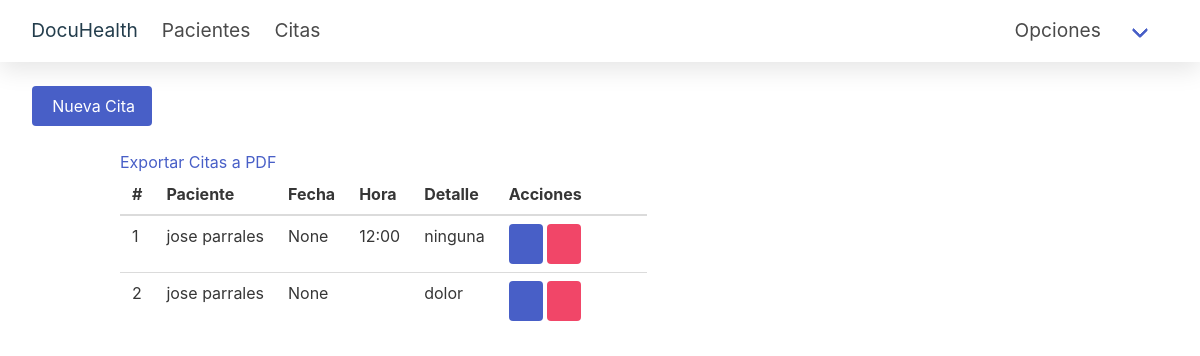
The app's page /quotes/ (signed in), older data.
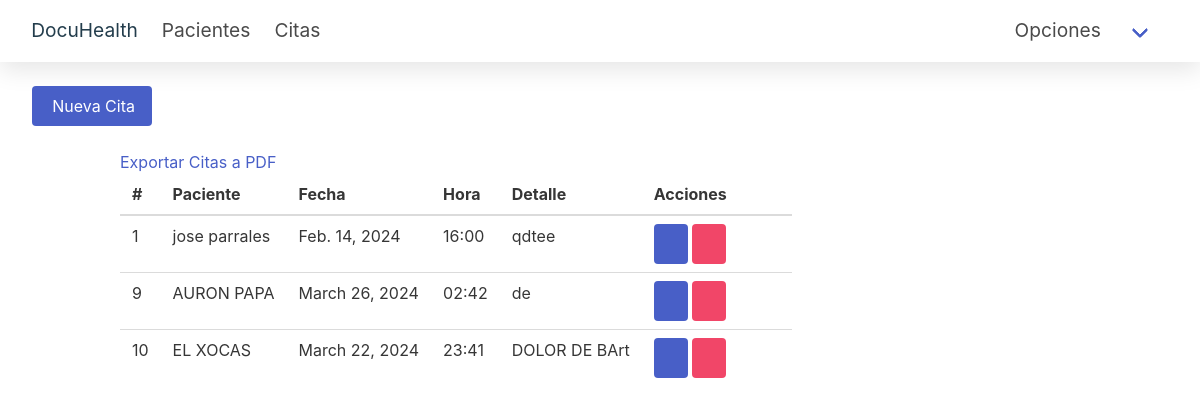
The same page, newer data.
### tertiary/models.py (models this page shows)
class cita(models.Model):
    id_doctor_paciente = models.ForeignKey(doctor_paciente, on_delete=models.CASCADE)
    fecha = models.DateField(auto_now_add=False)
    hora = models.TimeField(default='00:00:00')
    detalle = models.TextField(max_length=300)

### secondary/models.py (models this page shows, shortened)
class doctor_paciente(models.Model):
    id_doctor = models.ForeignKey(doctor,on_delete=models.CASCADE)
    id_paciente = models.ForeignKey(paciente,on_delete=models.CASCADE)

class paciente(models.Model):
    id_persona = models.ForeignKey(persona,on_delete=models.CASCADE)
    domicilio = models.CharField(max_length=100)
    fecha_nacimiento = models.DateField(auto_now_add=False)
    numero_ficha = models.CharField(max_length=10)
    tipo_sangre = models.CharField(max_length=10)
    ant_personal = models.CharField(max_length=100, default='Ninguno')
    ant_familiar = models.CharField(max_length=100, default='Ninguno')

### primary/models.py (models this page shows, shortened)
class persona(models.Model):
    dni = models.CharField(max_length=10)
    nombres = models.CharField(max_length=100)
    apellidos = models.CharField(max_length=100)
    correo = models.EmailField(max_length=100, unique=True)
    telefono = models.CharField(max_length=10)
    sexo = models.CharField(max_length=10)

### tertiary/views.py (the view)
# urls.py: path('quotes/', views.lista_citas, name='lista_citas'),
@login_required
def lista_citas(request):
    doctor_instance = doctor.objects.get(id_usuario=request.user)
    doctor_paciente_list = doctor_paciente.objects.filter(id_doctor=doctor_instance)
    citas_paciente = []
    for relacion in doctor_paciente_list:
        citas_paciente.extend(cita.objects.filter(id_doctor_paciente=relacion))
    return render(request, 'template/quotes.html', {'citas': citas_paciente})

### tertiary/template/quotes.html (shortened to what this page needs)
{% extends "base.html" %} {% block title %}Citas{% endblock %}
{% block content %}
    <br/>
    <div class="container is-fluid">
        <div class="buttons">
            <button type="button" class="button is-link modal-button" onclick="openModal('modalAgregarCita')">
                 Nueva Cita
            </button>
        </div>
        <div class="container is-max-widescreen">
            <a href="{% url 'exportar_citas_pdf' %}">Exportar Citas a PDF</a>
            <table class="table">
                <thead>
                <tr>
                    <th>#</th>
                    <th>Paciente</th>
                    <th>Fecha</th>
                    <th>Hora</th>
                    <th>Detalle</th>
                    <th>Acciones</th>
                </tr>
                </thead>
                <tbody>
                {% for cita in citas %}
                    <tr>
                        <td>{{ cita.id }}</td>
                        <td>{{ cita.id_doctor_paciente.id_paciente.id_persona.nombres }} {{ cita.id_doctor_paciente.id_paciente.id_persona.apellidos }}</td>
                        <td>{{ cita.fecha }}</td>
                        <td>{{ cita.hora|time:"H:i" }}</td>
                        <td>{{ cita.detalle }}</td>
                        <td style="width: 150px; height: 50px;">
                            <button type="button" class="button is-link"
                                    onclick="openModal('modalEditarCita{{ cita.pk }}')"
                            >
                            </button>
                            <button type="button" class="button is-link is-danger"
                                    onclick="openModal('modalEliminarCita{{ cita.pk }}')">
                            </button>
                        </td>
                    </tr>
                {% endfor %}
                </tbody>
            </table>
        </div>
    </div>
{% endblock %}

Row changes from the older to the newer data that the page shows:
removed cita: id "2", id_doctor_paciente.id_paciente.id_persona.nombres "jose", id_doctor_paciente.id_paciente.id_persona.apellidos "parrales", fecha "None", detalle "dolor"
changed cita "jose": fecha "None" → "Feb. 14, 2024"; hora "12:00" → "16:00"; detalle "ninguna" → "qdtee"
added cita: id "9", id_doctor_paciente.id_paciente.id_persona.nombres "AURON", id_doctor_paciente.id_paciente.id_persona.apellidos "PAPA", fecha "March 26, 2024", hora "02:42", detalle "de"
added cita: id "10", id_doctor_paciente.id_paciente.id_persona.nombres "EL", id_doctor_paciente.id_paciente.id_persona.apellidos "XOCAS", fecha "March 22, 2024", hora "23:41", detalle "DOLOR DE BArt"
